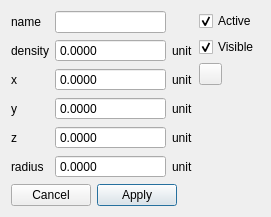
<?xml version="1.0" encoding="UTF-8"?>
<ui version="4.0">
 <class>EditSphereUIClass</class>
 <widget class="QDialog" name="EditSphereUIClass">
  <property name="geometry">
   <rect>
    <x>0</x>
    <y>0</y>
    <width>271</width>
    <height>207</height>
   </rect>
  </property>
  <property name="minimumSize">
   <size>
    <width>271</width>
    <height>0</height>
   </size>
  </property>
  <property name="windowTitle">
   <string>Edit Sphere Item</string>
  </property>
  <layout class="QGridLayout" name="gridLayout_2">
   <property name="sizeConstraint">
    <enum>QLayout::SetMinAndMaxSize</enum>
   </property>
   <item row="0" column="0">
    <layout class="QGridLayout" name="gridLayout">
     <item row="5" column="1">
      <widget class="QDoubleSpinBox" name="radius">
       <property name="buttonSymbols">
        <enum>QAbstractSpinBox::NoButtons</enum>
       </property>
       <property name="decimals">
        <number>4</number>
       </property>
       <property name="minimum">
        <double>0.000000000000000</double>
       </property>
       <property name="maximum">
        <double>999999999.000000000000000</double>
       </property>
      </widget>
     </item>
     <item row="5" column="0">
      <widget class="QLabel" name="label_4">
       <property name="text">
        <string>radius</string>
       </property>
      </widget>
     </item>
     <item row="2" column="1">
      <widget class="QDoubleSpinBox" name="x">
       <property name="buttonSymbols">
        <enum>QAbstractSpinBox::NoButtons</enum>
       </property>
       <property name="decimals">
        <number>4</number>
       </property>
       <property name="minimum">
        <double>-999999999.000000000000000</double>
       </property>
       <property name="maximum">
        <double>999999999.000000000000000</double>
       </property>
      </widget>
     </item>
     <item row="2" column="0">
      <widget class="QLabel" name="label">
       <property name="text">
        <string>x</string>
       </property>
      </widget>
     </item>
     <item row="4" column="0">
      <widget class="QLabel" name="label_3">
       <property name="text">
        <string>z</string>
       </property>
      </widget>
     </item>
     <item row="4" column="1">
      <widget class="QDoubleSpinBox" name="z">
       <property name="buttonSymbols">
        <enum>QAbstractSpinBox::NoButtons</enum>
       </property>
       <property name="decimals">
        <number>4</number>
       </property>
       <property name="minimum">
        <double>-999999999.000000000000000</double>
       </property>
       <property name="maximum">
        <double>999999999.000000000000000</double>
       </property>
      </widget>
     </item>
     <item row="3" column="1">
      <widget class="QDoubleSpinBox" name="y">
       <property name="buttonSymbols">
        <enum>QAbstractSpinBox::NoButtons</enum>
       </property>
       <property name="decimals">
        <number>4</number>
       </property>
       <property name="minimum">
        <double>-999999999.000000000000000</double>
       </property>
       <property name="maximum">
        <double>999999999.000000000000000</double>
       </property>
      </widget>
     </item>
     <item row="3" column="0">
      <widget class="QLabel" name="label_2">
       <property name="text">
        <string>y</string>
       </property>
      </widget>
     </item>
     <item row="0" column="0">
      <widget class="QLabel" name="label_6">
       <property name="text">
        <string>name</string>
       </property>
      </widget>
     </item>
     <item row="0" column="1">
      <widget class="QLineEdit" name="name"/>
     </item>
     <item row="1" column="0">
      <widget class="QLabel" name="label_5">
       <property name="text">
        <string>density</string>
       </property>
      </widget>
     </item>
     <item row="1" column="1">
      <widget class="QDoubleSpinBox" name="density">
       <property name="buttonSymbols">
        <enum>QAbstractSpinBox::NoButtons</enum>
       </property>
       <property name="decimals">
        <number>4</number>
       </property>
       <property name="minimum">
        <double>-999999999.000000000000000</double>
       </property>
       <property name="maximum">
        <double>999999999.000000000000000</double>
       </property>
      </widget>
     </item>
     <item row="1" column="2">
      <widget class="QLabel" name="densityu">
       <property name="text">
        <string>unit</string>
       </property>
      </widget>
     </item>
     <item row="2" column="2">
      <widget class="QLabel" name="xu">
       <property name="text">
        <string>unit</string>
       </property>
      </widget>
     </item>
     <item row="3" column="2">
      <widget class="QLabel" name="yu">
       <property name="text">
        <string>unit</string>
       </property>
      </widget>
     </item>
     <item row="4" column="2">
      <widget class="QLabel" name="zu">
       <property name="text">
        <string>unit</string>
       </property>
      </widget>
     </item>
     <item row="5" column="2">
      <widget class="QLabel" name="radiusu">
       <property name="text">
        <string>unit</string>
       </property>
      </widget>
     </item>
    </layout>
   </item>
   <item row="0" column="1">
    <layout class="QVBoxLayout" name="verticalLayout">
     <item>
      <widget class="QCheckBox" name="active">
       <property name="text">
        <string>Active</string>
       </property>
       <property name="checked">
        <bool>true</bool>
       </property>
      </widget>
     </item>
     <item>
      <widget class="QCheckBox" name="visible">
       <property name="text">
        <string>Visible</string>
       </property>
       <property name="checked">
        <bool>true</bool>
       </property>
      </widget>
     </item>
     <item>
      <widget class="QPushButton" name="color">
       <property name="maximumSize">
        <size>
         <width>23</width>
         <height>23</height>
        </size>
       </property>
       <property name="text">
        <string/>
       </property>
      </widget>
     </item>
     <item>
      <spacer name="verticalSpacer">
       <property name="orientation">
        <enum>Qt::Vertical</enum>
       </property>
       <property name="sizeHint" stdset="0">
        <size>
         <width>20</width>
         <height>40</height>
        </size>
       </property>
      </spacer>
     </item>
    </layout>
   </item>
   <item row="1" column="0">
    <spacer name="verticalSpacer_2">
     <property name="orientation">
      <enum>Qt::Vertical</enum>
     </property>
     <property name="sizeHint" stdset="0">
      <size>
       <width>0</width>
       <height>0</height>
      </size>
     </property>
    </spacer>
   </item>
   <item row="2" column="0">
    <layout class="QHBoxLayout" name="horizontalLayout">
     <item>
      <widget class="QPushButton" name="cancelbutton">
       <property name="text">
        <string>Cancel</string>
       </property>
      </widget>
     </item>
     <item>
      <widget class="QPushButton" name="applybutton">
       <property name="text">
        <string>Apply</string>
       </property>
       <property name="default">
        <bool>true</bool>
       </property>
      </widget>
     </item>
     <item>
      <spacer name="horizontalSpacer">
       <property name="orientation">
        <enum>Qt::Horizontal</enum>
       </property>
       <property name="sizeHint" stdset="0">
        <size>
         <width>40</width>
         <height>20</height>
        </size>
       </property>
      </spacer>
     </item>
    </layout>
   </item>
  </layout>
 </widget>
 <tabstops>
  <tabstop>name</tabstop>
  <tabstop>density</tabstop>
  <tabstop>x</tabstop>
  <tabstop>y</tabstop>
  <tabstop>z</tabstop>
  <tabstop>radius</tabstop>
  <tabstop>active</tabstop>
  <tabstop>visible</tabstop>
  <tabstop>color</tabstop>
  <tabstop>cancelbutton</tabstop>
  <tabstop>applybutton</tabstop>
 </tabstops>
 <resources/>
 <connections/>
</ui>
